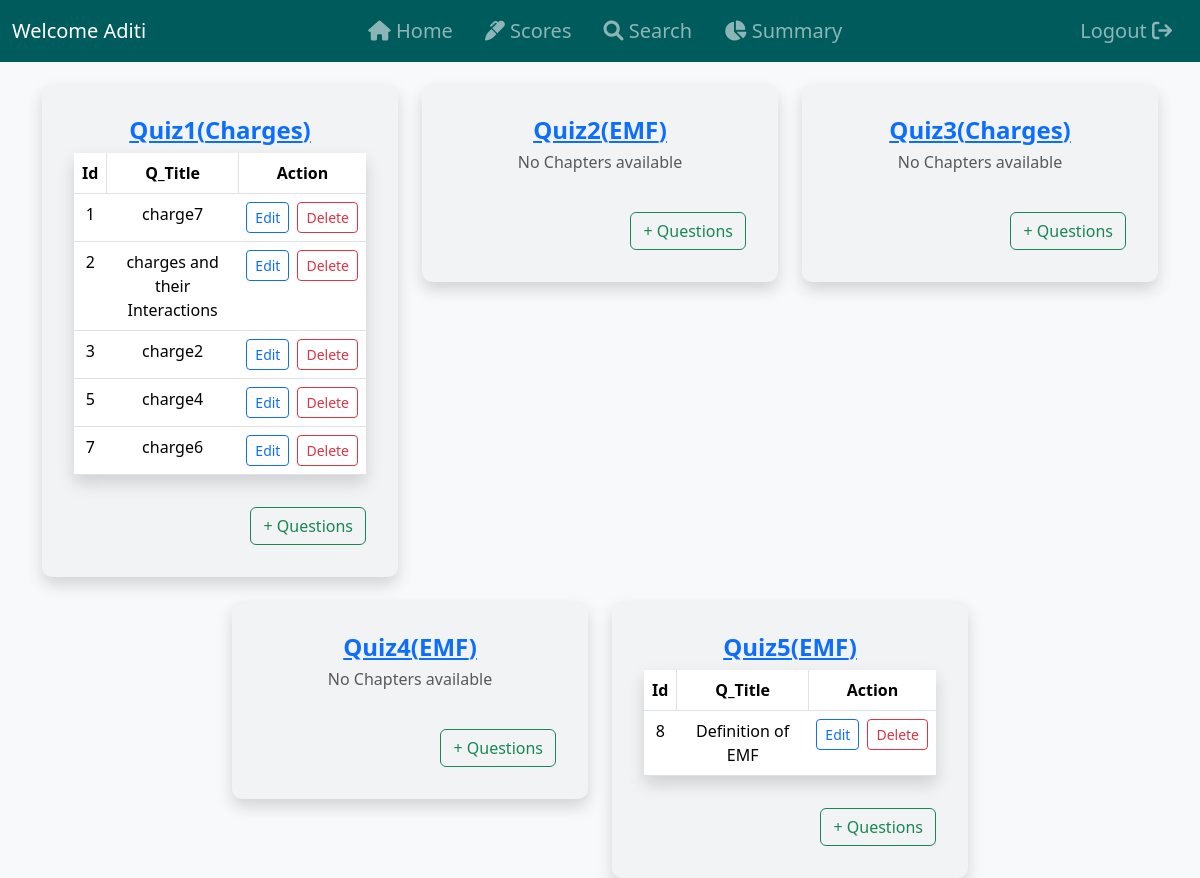
The app's page /admin/quiz_management (signed in), older data.
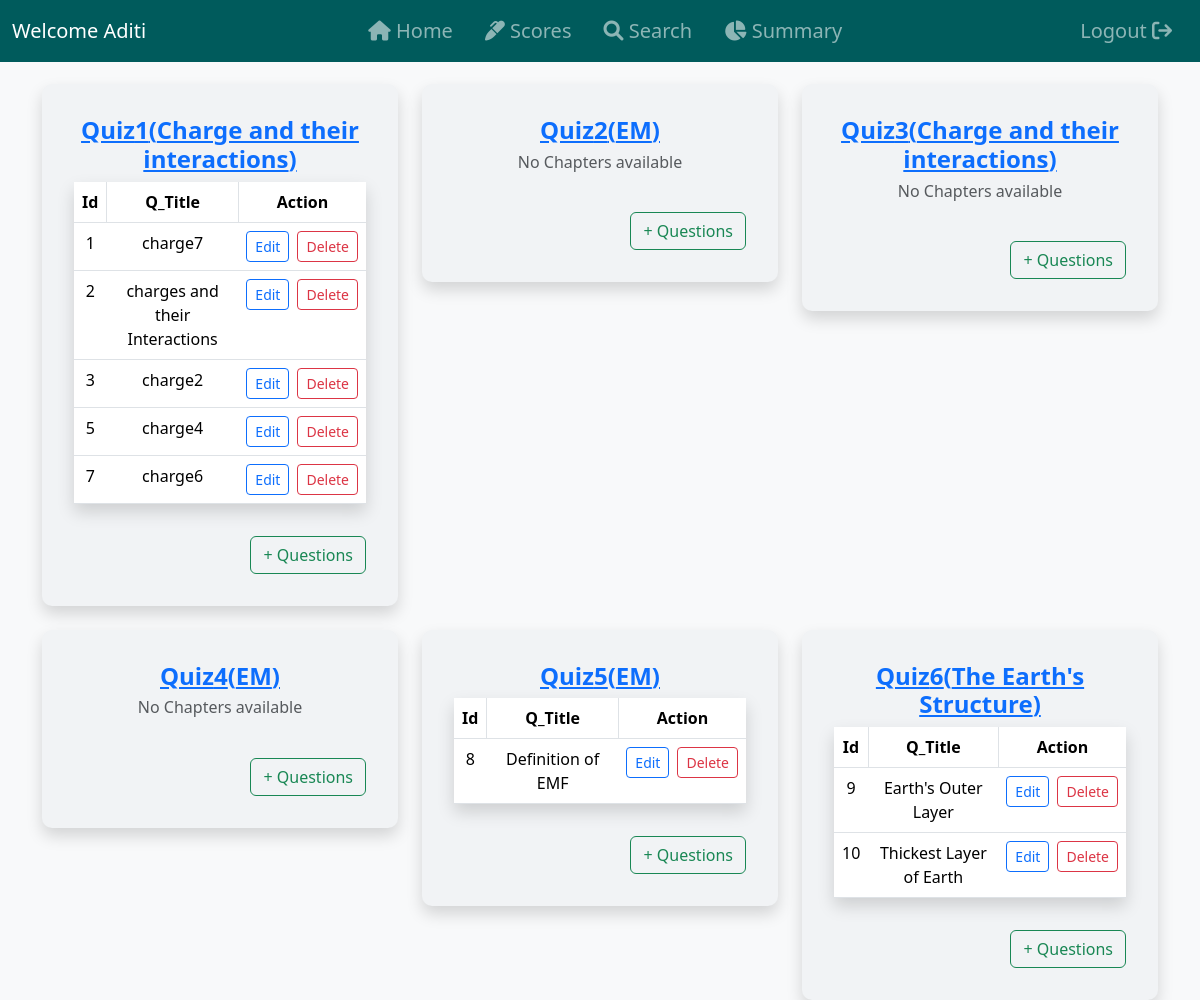
The same page, newer data.
### controllers/models.py (models this page shows, shortened)
class User(db.Model, UserMixin):
    __tablename__ = 'user'
    id = db.Column(db.Integer, primary_key=True)
    fullname = db.Column(db.String(200), nullable=False)
    email = db.Column(db.String(150), unique=True, nullable=False)
    username = db.Column(db.String(100), unique=True, nullable=False)
    dob = db.Column(db.Date, nullable=False)
    qualification = db.Column(db.String(200))
    document_path = db.Column(db.String(length=200), nullable=False)  # Path to uploaded document
    password = db.Column(db.String(60), nullable=False)

class Quiz(db.Model):
    id = db.Column(db.Integer, primary_key=True)
    chapter_id = db.Column(db.Integer, db.ForeignKey('chapter.id'), nullable=False)
    subject_id = db.Column(db.Integer, db.ForeignKey('subject.id'), nullable=False)
    date_of_quiz = db.Column(db.DateTime, default=func.now())
    time_duration = db.Column(db.String(10))  # HH:MM format
    remarks = db.Column(db.Text)
    questions = db.relationship('Question', backref='quiz', cascade='all, delete-orphan')
    scores = db.relationship('Score', backref='quiz', cascade='all, delete-orphan')
    subject = db.relationship('Subject', backref='quizzes')

class Chapter(db.Model):
    id = db.Column(db.Integer, primary_key=True)
    name = db.Column(db.String(200), nullable=False, unique=True)
    description = db.Column(db.Text, nullable=False)
    no_of_quizes = db.Column(db.Integer, nullable=False) # I don't know how to use this stuff.
    subject_id = db.Column(db.Integer, db.ForeignKey('subject.id'), nullable=False)
    quizzes = db.relationship('Quiz', backref='chapter', cascade='all, delete-orphan')

class Question(db.Model):
    id = db.Column(db.Integer, primary_key=True)
    quiz_id = db.Column(db.Integer, db.ForeignKey('quiz.id'), nullable=False)
    question_title = db.Column(db.String(30), nullable=False)
    question_statement = db.Column(db.Text, nullable=False)
    option1 = db.Column(db.String(255), nullable=False)
    option2 = db.Column(db.String(255), nullable=False)
    option3 = db.Column(db.String(255), nullable=False)
    option4 = db.Column(db.String(255), nullable=False)
    correct_option = db.Column(db.Integer, nullable=False)  # Stores option number (1-4)

### controllers/routes.py (the view)
@app.route('/admin/quiz_management')
@login_required
def quiz_management():
    quizes = Quiz.query.all()
    return render_template('quiz_management.html', quizes=quizes)

### controllers/models.py (called while the page is built)
@login_manager.user_loader
def load_user(user_id):
    try:
        user_type, id = user_id.split('-')
        id = int(id)
        if user_type == 'admin':
            return Admin.query.get(id)
        else:
            return User.query.get(id)
    except (ValueError, AttributeError):
        print(f"ERROR: Invalid user_id: {user_id}")
        return None

### controllers/templates/quiz_management.html (shortened to what this page needs)
{% extends 'base.html' %}
{% block content %}
<div class="container mt-4">
    <div class="row g-4 d-flex justify-content-center">
        {% if quizes %}
            {% for quiz in quizes %}
                <div class="col-md-4">
                    <div class="card p-3 shadow">
                        <div class="card-body">
                            <h4 class="fw-bold text-center"><a href="#">Quiz{{ quiz.id }}({{quiz.chapter.name}})</a></h4>
                            <table class="table table-hover shadow">
                                {% if quiz.questions %}
                                    <thead>
                                        <tr>
                                            <th scope="col" class="text-center border-end">Id</th>
                                            <th scope="col" class="text-center border-end">Q_Title</th>
                                            <th scope="col" class="text-center">Action</th>
                                        </tr>
                                    </thead>
                                    <tbody>
                                        {% for question in quiz.questions %}
                                            <tr>
                                                <td class="text-center">{{ question.id }}</td>
                                                <td class="text-center">{{ question.question_title }}</td>
                                                <td class="text-center">
                                                    <div class="d-flex justify-content-center gap-2">
                                                        <a href="{{url_for('edit_question', question_id=question.id)}}" class="btn btn-outline-primary btn-sm">Edit</a>
                                                        <form action="{{ url_for('delete_question', question_id=question.id) }}" method="POST" onsubmit="return confirm('Are you sure you want to delete this service?')">
                                                            <button type="submit" class="btn btn-outline-danger btn-sm">Delete</button>
                                                        </form>
                                                    </div>
                                                </td>
                                            </tr>
                                        {% endfor %}
                                    </tbody>
                                {% else %}
                                    <h6 class="text-center text-muted">No Chapters available</h6>
                                {% endif %}
                            </table>
                            <div class="row mt-3">
                                <div class="col text-end mt-3">
                                    <a href="{{url_for('add_question', quiz_id=quiz.id)}}" class="btn btn-outline-success">+ Questions</a>
                                </div>
                            </div>
                        </div>
                    </div>
                </div>
            {% endfor %}
        {% else %}
            <div class="container"><h3 style="color: #808080;">No Quizes! Consider creating one.</h3></div>
        {% endif %}
    </div>
</div>
{% endblock %}

### controllers/templates/base.html (shortened to what this page needs)
<!doctype html>
<html lang="en">
<head>
    <link rel="stylesheet" href="https://cdnjs.cloudflare.com/ajax/libs/font-awesome/6.0.0-beta3/css/all.min.css">
    <link href="https://cdn.jsdelivr.net/npm/bootstrap@5.3.3/dist/css/bootstrap.min.css" rel="stylesheet"
>
    <link rel="stylesheet" href="{{ url_for('static', filename='styles.css') }}">
</head>
<body class="d-flex flex-column min-vh-100">
    <header>
        <nav class="navbar navbar-expand-lg navbar-dark fixed-top color custom-navbar">
            <div class="container-fluid">
                {% if current_user.is_authenticated %}
                <a class="navbar-brand me-auto" href="#">
                    Welcome {{ current_user.username if current_user.username else current_user.email.split('@')[0] }}
                </a>
                <div class="collapse navbar-collapse justify-content-center" id="navbarNavAltMarkup">
                    <div class="navbar-nav">
                        <a class="nav-link fs-5 px-3 py-2" aria-current="page" href="{{url_for('dashboard')}}"><i class="fa-solid fa-house"></i> Home</a>
                        {% if current_user.__tablename__ == 'admin' %}
                            <a class="nav-link fs-5 px-3 py-2" href="{{url_for('quiz_management')}}"><i class="fa-solid fa-question"></i> Quiz</a>
                        {% elif current_user.__tablename__ == 'user' %}
                            <a class="nav-link fs-5 px-3 py-2" href="{{ url_for('quiz_scores', user_id=current_user.id)}}"><i class="fa-solid fa-marker"></i> Scores</a>
                        {% endif %}
                        <a class="nav-link fs-5 px-3 py-2" href="{{url_for('search')}}"><i class="fa-solid fa-magnifying-glass"></i> Search</a>
                        <a class="nav-link fs-5 px-3 py-2" href="{{url_for('summary')}}"><i class="fa-solid fa-chart-pie"></i> Summary</a>
                    </div>
                </div>
                <div class="justify-content" id="navbarNavAltMarkup">
                    <div class="navbar-nav ms-auto fs-5">
                        <a class="nav-link fs-5 px-3 py-2" href="{{url_for('logout')}}">
                            Logout <i class="fa-solid fa-arrow-right-from-bracket"></i>
                        </a>
                    </div>
                </div>
                {% endif %}
            </div>
        </nav>
    </header>
    <main class="flex-grow-1">
        {% block content %}
        {% endblock %}
    </main>
</body>
</html>

### controllers/static/styles.css (style rules this page uses)
body { padding-top: 60px; }
.custom-navbar { background-color: #005B5C; }

### controllers/templates/quiz_management.html (style rules this page uses)
body { background-color: #f8f9fa; }
.card { border: none; transition: transform 0.2s ease-in-out; background-color: #f1f3f5; border-radius: 10px; }

Row changes from the older to the newer data that the page shows:
changed through a linked row, Quiz id 1: chapter.name "Charges" → "Charge and their interactions"
changed through a linked row, Quiz id 2: chapter.name "EMF" → "EM"
changed through a linked row, Quiz id 3: chapter.name "Charges" → "Charge and their interactions"
changed Quiz id 4: chapter.name "EMF" → "EM"
changed through a linked row, Quiz id 5: chapter.name "EMF" → "EM"
added Quiz: id "6", chapter.name "The Earth's Structure"
added Question: id "9", question_title "Earth's Outer Layer", shown under "6"
added Question: id "10", question_title "Thickest Layer of Earth", shown under "6"
